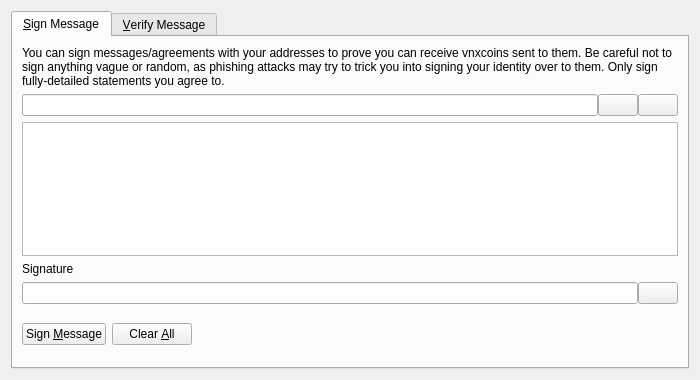
<?xml version="1.0" encoding="UTF-8"?>
<ui version="4.0">
 <class>SignVerifyMessageDialog</class>
 <widget class="QDialog" name="SignVerifyMessageDialog">
  <property name="geometry">
   <rect>
    <x>0</x>
    <y>0</y>
    <width>700</width>
    <height>380</height>
   </rect>
  </property>
  <property name="windowTitle">
   <string>Signatures - Sign / Verify a Message</string>
  </property>
  <property name="modal">
   <bool>true</bool>
  </property>
  <layout class="QVBoxLayout" name="verticalLayout">
   <item>
    <widget class="QTabWidget" name="tabWidget">
     <property name="currentIndex">
      <number>0</number>
     </property>
     <widget class="QWidget" name="tabSignMessage">
      <attribute name="title">
       <string>&amp;Sign Message</string>
      </attribute>
      <layout class="QVBoxLayout" name="verticalLayout_SM">
       <item>
        <widget class="QLabel" name="infoLabel_SM">
         <property name="text">
          <string>You can sign messages/agreements with your addresses to prove you can receive vnxcoins sent to them. Be careful not to sign anything vague or random, as phishing attacks may try to trick you into signing your identity over to them. Only sign fully-detailed statements you agree to.</string>
         </property>
         <property name="textFormat">
          <enum>Qt::PlainText</enum>
         </property>
         <property name="wordWrap">
          <bool>true</bool>
         </property>
        </widget>
       </item>
       <item>
        <layout class="QHBoxLayout" name="horizontalLayout_1_SM">
         <property name="spacing">
          <number>0</number>
         </property>
         <item>
          <widget class="QValidatedLineEdit" name="addressIn_SM">
           <property name="toolTip">
            <string>The Vnxcoin address to sign the message with</string>
           </property>
          </widget>
         </item>
         <item>
          <widget class="QPushButton" name="addressBookButton_SM">
           <property name="toolTip">
            <string>Choose previously used address</string>
           </property>
           <property name="text">
            <string/>
           </property>
           <property name="icon">
            <iconset resource="../bitcoin.qrc">
             <normaloff>:/icons/address-book</normaloff>:/icons/address-book</iconset>
           </property>
           <property name="shortcut">
            <string>Alt+A</string>
           </property>
           <property name="autoDefault">
            <bool>false</bool>
           </property>
          </widget>
         </item>
         <item>
          <widget class="QPushButton" name="pasteButton_SM">
           <property name="toolTip">
            <string>Paste address from clipboard</string>
           </property>
           <property name="text">
            <string/>
           </property>
           <property name="icon">
            <iconset resource="../bitcoin.qrc">
             <normaloff>:/icons/editpaste</normaloff>:/icons/editpaste</iconset>
           </property>
           <property name="shortcut">
            <string>Alt+P</string>
           </property>
           <property name="autoDefault">
            <bool>false</bool>
           </property>
          </widget>
         </item>
        </layout>
       </item>
       <item>
        <widget class="QPlainTextEdit" name="messageIn_SM">
         <property name="toolTip">
          <string>Enter the message you want to sign here</string>
         </property>
        </widget>
       </item>
       <item>
        <widget class="QLabel" name="signatureLabel_SM">
         <property name="text">
          <string>Signature</string>
         </property>
         <property name="textFormat">
          <enum>Qt::PlainText</enum>
         </property>
        </widget>
       </item>
       <item>
        <layout class="QHBoxLayout" name="horizontalLayout_2_SM">
         <property name="spacing">
          <number>0</number>
         </property>
         <item>
          <widget class="QLineEdit" name="signatureOut_SM">
           <property name="font">
            <font>
             <italic>true</italic>
            </font>
           </property>
           <property name="readOnly">
            <bool>true</bool>
           </property>
          </widget>
         </item>
         <item>
          <widget class="QPushButton" name="copySignatureButton_SM">
           <property name="toolTip">
            <string>Copy the current signature to the system clipboard</string>
           </property>
           <property name="text">
            <string/>
           </property>
           <property name="icon">
            <iconset resource="../bitcoin.qrc">
             <normaloff>:/icons/editcopy</normaloff>:/icons/editcopy</iconset>
           </property>
           <property name="autoDefault">
            <bool>false</bool>
           </property>
          </widget>
         </item>
        </layout>
       </item>
       <item>
        <layout class="QHBoxLayout" name="horizontalLayout_3_SM">
         <item>
          <widget class="QPushButton" name="signMessageButton_SM">
           <property name="toolTip">
            <string>Sign the message to prove you own this Vnxcoin address</string>
           </property>
           <property name="text">
            <string>Sign &amp;Message</string>
           </property>
           <property name="icon">
            <iconset resource="../bitcoin.qrc">
             <normaloff>:/icons/edit</normaloff>:/icons/edit</iconset>
           </property>
           <property name="autoDefault">
            <bool>false</bool>
           </property>
          </widget>
         </item>
         <item>
          <widget class="QPushButton" name="clearButton_SM">
           <property name="toolTip">
            <string>Reset all sign message fields</string>
           </property>
           <property name="text">
            <string>Clear &amp;All</string>
           </property>
           <property name="icon">
            <iconset resource="../bitcoin.qrc">
             <normaloff>:/icons/remove</normaloff>:/icons/remove</iconset>
           </property>
           <property name="autoDefault">
            <bool>false</bool>
           </property>
          </widget>
         </item>
         <item>
          <spacer name="horizontalSpacer_1_SM">
           <property name="orientation">
            <enum>Qt::Horizontal</enum>
           </property>
           <property name="sizeHint" stdset="0">
            <size>
             <width>40</width>
             <height>48</height>
            </size>
           </property>
          </spacer>
         </item>
         <item>
          <widget class="QLabel" name="statusLabel_SM">
           <property name="font">
            <font>
             <weight>75</weight>
             <bold>true</bold>
            </font>
           </property>
           <property name="text">
            <string/>
           </property>
           <property name="wordWrap">
            <bool>true</bool>
           </property>
          </widget>
         </item>
         <item>
          <spacer name="horizontalSpacer_2_SM">
           <property name="orientation">
            <enum>Qt::Horizontal</enum>
           </property>
           <property name="sizeHint" stdset="0">
            <size>
             <width>40</width>
             <height>48</height>
            </size>
           </property>
          </spacer>
         </item>
        </layout>
       </item>
      </layout>
     </widget>
     <widget class="QWidget" name="tabVerifyMessage">
      <attribute name="title">
       <string>&amp;Verify Message</string>
      </attribute>
      <layout class="QVBoxLayout" name="verticalLayout_VM">
       <item>
        <widget class="QLabel" name="infoLabel_VM">
         <property name="text">
          <string>Enter the receiver's address, message (ensure you copy line breaks, spaces, tabs, etc. exactly) and signature below to verify the message. Be careful not to read more into the signature than what is in the signed message itself, to avoid being tricked by a man-in-the-middle attack. Note that this only proves the signing party receives with the address, it cannot prove sendership of any transaction!</string>
         </property>
         <property name="textFormat">
          <enum>Qt::PlainText</enum>
         </property>
         <property name="alignment">
          <set>Qt::AlignLeading|Qt::AlignLeft|Qt::AlignTop</set>
         </property>
         <property name="wordWrap">
          <bool>true</bool>
         </property>
        </widget>
       </item>
       <item>
        <layout class="QHBoxLayout" name="horizontalLayout_1_VM">
         <property name="spacing">
          <number>0</number>
         </property>
         <item>
          <widget class="QValidatedLineEdit" name="addressIn_VM">
           <property name="toolTip">
            <string>The Vnxcoin address the message was signed with</string>
           </property>
          </widget>
         </item>
         <item>
          <widget class="QPushButton" name="addressBookButton_VM">
           <property name="toolTip">
            <string>Choose previously used address</string>
           </property>
           <property name="text">
            <string/>
           </property>
           <property name="icon">
            <iconset resource="../bitcoin.qrc">
             <normaloff>:/icons/address-book</normaloff>:/icons/address-book</iconset>
           </property>
           <property name="shortcut">
            <string>Alt+A</string>
           </property>
           <property name="autoDefault">
            <bool>false</bool>
           </property>
          </widget>
         </item>
        </layout>
       </item>
       <item>
        <widget class="QPlainTextEdit" name="messageIn_VM"/>
       </item>
       <item>
        <widget class="QValidatedLineEdit" name="signatureIn_VM"/>
       </item>
       <item>
        <layout class="QHBoxLayout" name="horizontalLayout_2_VM">
         <item>
          <widget class="QPushButton" name="verifyMessageButton_VM">
           <property name="toolTip">
            <string>Verify the message to ensure it was signed with the specified Vnxcoin address</string>
           </property>
           <property name="text">
            <string>Verify &amp;Message</string>
           </property>
           <property name="icon">
            <iconset resource="../bitcoin.qrc">
             <normaloff>:/icons/transaction_0</normaloff>:/icons/transaction_0</iconset>
           </property>
           <property name="autoDefault">
            <bool>false</bool>
           </property>
          </widget>
         </item>
         <item>
          <widget class="QPushButton" name="clearButton_VM">
           <property name="toolTip">
            <string>Reset all verify message fields</string>
           </property>
           <property name="text">
            <string>Clear &amp;All</string>
           </property>
           <property name="icon">
            <iconset resource="../bitcoin.qrc">
             <normaloff>:/icons/remove</normaloff>:/icons/remove</iconset>
           </property>
           <property name="autoDefault">
            <bool>false</bool>
           </property>
          </widget>
         </item>
         <item>
          <spacer name="horizontalSpacer_1_VM">
           <property name="orientation">
            <enum>Qt::Horizontal</enum>
           </property>
           <property name="sizeHint" stdset="0">
            <size>
             <width>40</width>
             <height>48</height>
            </size>
           </property>
          </spacer>
         </item>
         <item>
          <widget class="QLabel" name="statusLabel_VM">
           <property name="font">
            <font>
             <weight>75</weight>
             <bold>true</bold>
            </font>
           </property>
           <property name="text">
            <string/>
           </property>
           <property name="wordWrap">
            <bool>true</bool>
           </property>
          </widget>
         </item>
         <item>
          <spacer name="horizontalSpacer_2_VM">
           <property name="orientation">
            <enum>Qt::Horizontal</enum>
           </property>
           <property name="sizeHint" stdset="0">
            <size>
             <width>40</width>
             <height>48</height>
            </size>
           </property>
          </spacer>
         </item>
        </layout>
       </item>
      </layout>
     </widget>
    </widget>
   </item>
  </layout>
 </widget>
 <customwidgets>
  <customwidget>
   <class>QValidatedLineEdit</class>
   <extends>QLineEdit</extends>
   <header>qvalidatedlineedit.h</header>
  </customwidget>
 </customwidgets>
 <resources>
  <include location="../bitcoin.qrc"/>
 </resources>
 <connections/>
</ui>
